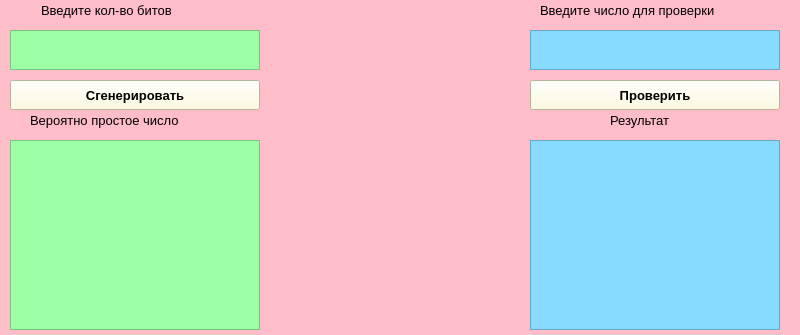
<?xml version="1.0" encoding="UTF-8"?>
<ui version="4.0">
 <class>MainWindow</class>
 <widget class="QMainWindow" name="MainWindow">
  <property name="geometry">
   <rect>
    <x>0</x>
    <y>0</y>
    <width>800</width>
    <height>335</height>
   </rect>
  </property>
  <property name="windowTitle">
   <string>MainWindow</string>
  </property>
  <property name="styleSheet">
   <string notr="true">background-color: rgb(208, 198, 255);
background-color: rgb(255, 188, 201);</string>
  </property>
  <widget class="QWidget" name="centralwidget">
   <widget class="QLabel" name="label">
    <property name="geometry">
     <rect>
      <x>41</x>
      <y>0</y>
      <width>180</width>
      <height>20</height>
     </rect>
    </property>
    <property name="font">
     <font>
      <pointsize>10</pointsize>
     </font>
    </property>
    <property name="text">
     <string>Введите кол-во битов </string>
    </property>
   </widget>
   <widget class="QTextEdit" name="NumOfBits">
    <property name="geometry">
     <rect>
      <x>10</x>
      <y>30</y>
      <width>250</width>
      <height>40</height>
     </rect>
    </property>
    <property name="styleSheet">
     <string notr="true">background-color: rgb(255, 33, 81);
background-color: rgb(157, 255, 165);</string>
    </property>
    <property name="verticalScrollBarPolicy">
     <enum>Qt::ScrollBarAlwaysOff</enum>
    </property>
    <property name="horizontalScrollBarPolicy">
     <enum>Qt::ScrollBarAlwaysOff</enum>
    </property>
   </widget>
   <widget class="QPushButton" name="GetSimpleDig">
    <property name="geometry">
     <rect>
      <x>10</x>
      <y>80</y>
      <width>250</width>
      <height>30</height>
     </rect>
    </property>
    <property name="font">
     <font>
      <pointsize>10</pointsize>
      <weight>75</weight>
      <bold>true</bold>
     </font>
    </property>
    <property name="styleSheet">
     <string notr="true">background-color: rgb(255, 255, 255);
background-color: rgb(255, 253, 216);</string>
    </property>
    <property name="text">
     <string>Сгенерировать</string>
    </property>
    <property name="autoDefault">
     <bool>false</bool>
    </property>
   </widget>
   <widget class="QTextEdit" name="textEdit">
    <property name="geometry">
     <rect>
      <x>10</x>
      <y>140</y>
      <width>250</width>
      <height>190</height>
     </rect>
    </property>
    <property name="styleSheet">
     <string notr="true">background-color: rgb(255, 33, 81);
background-color: rgb(157, 255, 165);</string>
    </property>
    <property name="horizontalScrollBarPolicy">
     <enum>Qt::ScrollBarAlwaysOff</enum>
    </property>
   </widget>
   <widget class="QLabel" name="label_2">
    <property name="geometry">
     <rect>
      <x>30</x>
      <y>110</y>
      <width>220</width>
      <height>20</height>
     </rect>
    </property>
    <property name="font">
     <font>
      <pointsize>10</pointsize>
     </font>
    </property>
    <property name="text">
     <string>Вероятно простое число</string>
    </property>
   </widget>
   <widget class="QTextEdit" name="GetCheckedValue">
    <property name="geometry">
     <rect>
      <x>530</x>
      <y>30</y>
      <width>250</width>
      <height>40</height>
     </rect>
    </property>
    <property name="styleSheet">
     <string notr="true">background-color: rgb(134, 219, 255);</string>
    </property>
    <property name="verticalScrollBarPolicy">
     <enum>Qt::ScrollBarAlwaysOff</enum>
    </property>
    <property name="horizontalScrollBarPolicy">
     <enum>Qt::ScrollBarAlwaysOff</enum>
    </property>
   </widget>
   <widget class="QTextEdit" name="OutputResult">
    <property name="geometry">
     <rect>
      <x>530</x>
      <y>140</y>
      <width>250</width>
      <height>190</height>
     </rect>
    </property>
    <property name="styleSheet">
     <string notr="true">background-color: rgb(134, 219, 255);</string>
    </property>
    <property name="horizontalScrollBarPolicy">
     <enum>Qt::ScrollBarAlwaysOff</enum>
    </property>
   </widget>
   <widget class="QLabel" name="label_3">
    <property name="geometry">
     <rect>
      <x>540</x>
      <y>0</y>
      <width>300</width>
      <height>20</height>
     </rect>
    </property>
    <property name="font">
     <font>
      <pointsize>10</pointsize>
     </font>
    </property>
    <property name="text">
     <string>Введите число для проверки</string>
    </property>
   </widget>
   <widget class="QPushButton" name="Check">
    <property name="geometry">
     <rect>
      <x>530</x>
      <y>80</y>
      <width>250</width>
      <height>30</height>
     </rect>
    </property>
    <property name="font">
     <font>
      <pointsize>10</pointsize>
      <weight>75</weight>
      <bold>true</bold>
     </font>
    </property>
    <property name="styleSheet">
     <string notr="true">background-color: rgb(255, 253, 216);</string>
    </property>
    <property name="text">
     <string>Проверить</string>
    </property>
    <property name="autoDefault">
     <bool>false</bool>
    </property>
   </widget>
   <widget class="QLabel" name="label_4">
    <property name="geometry">
     <rect>
      <x>610</x>
      <y>110</y>
      <width>80</width>
      <height>20</height>
     </rect>
    </property>
    <property name="font">
     <font>
      <pointsize>10</pointsize>
     </font>
    </property>
    <property name="text">
     <string>Результат</string>
    </property>
   </widget>
  </widget>
 </widget>
 <resources/>
 <connections/>
</ui>
